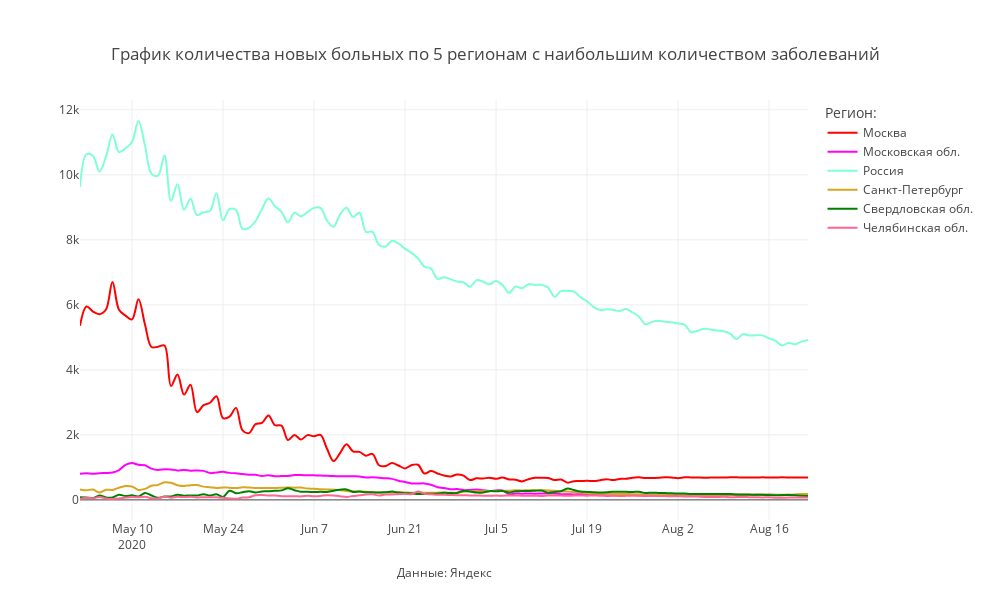

The cell this chart's notebook holds for it:
### Code cell
mask = (X.Date>datetime.date(2020,5,1))&(X.Region.isin(regions_towatch))
#mask = (X.Region.isin(regions_towatch))

fig = px.line(X[mask], y="Day_confirmed", x="Date",
                             color="Region", line_group="Region",
              line_shape="spline", render_mode="notebook",labels={'Region':'Регион:'},
              color_discrete_map={
                "Москва": "red",
                "Московская обл.": "magenta",
                "Санкт-Петербург": "goldenrod",
                "Нижегородская обл.": "darkblue",
                "Свердловская обл.": "green",
                 'Россия': 'aquamarine'},
             title="График количества новых больных по 5 регионам с наибольшим количеством заболеваний")

fig.update_layout(
    annotations=[
            dict(
            x=0.5,
            y=-0.15,
            showarrow=False,
            text="Данные: Яндекс",
            xref="paper",
            yref="paper")],
           
                  title_x = 0.5,
                  title_y= 0.9,
                  title_xanchor = "center",
                  title_yanchor = "bottom", 
                  
                  width = 990, height = 600,template = 'gridon',
    
    
                  xaxis_title='',yaxis_title = ''
)

fig.show()
